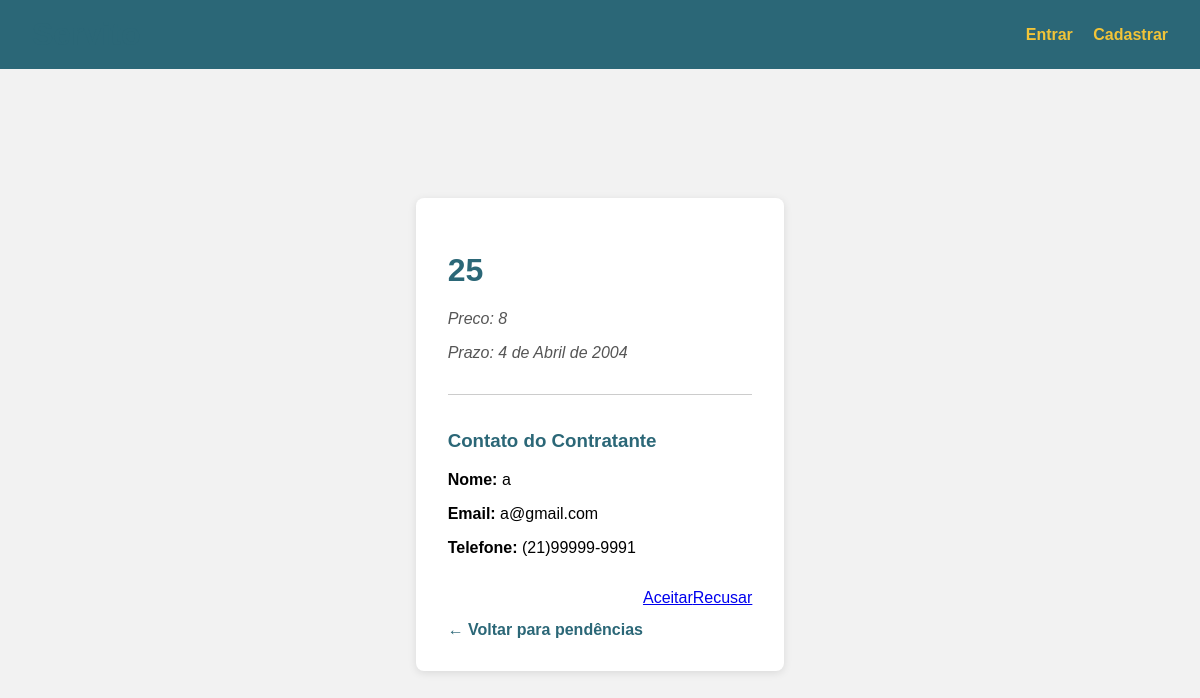
The page /pendente/25/ on the database its author committed.
### usuarios/models.py (models this page shows, shortened)
class Contratacao(models.Model):
    preco = models.IntegerField(verbose_name="Preço", null=True)
    prazo = models.DateField(null=True)
    descricao = models.CharField(max_length=1000, verbose_name="Descrição")
    aceito = models.BooleanField(null=False)
    pendente = models.BooleanField(null=True)
    finalizado = models.BooleanField()
    prestador = models.ForeignKey(Usuario, on_delete=models.DO_NOTHING, related_name='prestador')
    contratante = models.ForeignKey(Usuario, on_delete=models.DO_NOTHING, related_name='contratante')

class Cadastro(models.Model):
    nome = models.CharField(max_length=64)
    email = models.CharField(max_length=64, unique = True)
    senha = models.CharField(max_length=64)
    telefone = models.CharField(max_length=64, unique=True)
    documento = models.CharField(max_length=64, unique=True)
    endereco = models.CharField(max_length=64)
    cidade = models.CharField(max_length=64)
    data_cadastro = models.DateField()
    class Meta:
        abstract = True

class Usuario(Cadastro):
    data_nascimento = models.DateField()
    is_banned = models.BooleanField(default = False)

### usuarios/views_contratacao.py (the view)
# urls.py: path('pendente/<int:id>/', contratacao_controller.getPendenteById, name='pendente'),
    def getPendenteById(self, request, id):
        strategy = get_strategy()
        pendente = strategy.get_single(Contratacao, id)
        return render(request, 'pendente.html', {
            'pendente': pendente,
            'usuario_logado': 'email' in request.session,
            })

### usuarios/services.py (called while the page is built)
    def get_single(self, instance, id):
        return get_object_or_404(instance, pk=id)

### usuarios/views_contratacao.py (called while the page is built)
def get_strategy():
    return ApiStrategy() if settings.USE_API else DjangoStrategy()

### usuarios/templates/pendente.html (shortened to what this page needs)
{% load static %}
<!DOCTYPE html>
<html lang="pt-br">
<head>
    <link href="{% static 'css/anuncio_individual.css' %}" rel="stylesheet">
</head>
<body>
    {% include "header.html" %}
    <div class="container">
        <h1>{{ pendente.id }}</h1>
        <p class="tags">Preco: {{ pendente.preco }}</p>
        <p class="cidade">Prazo: {{ pendente.prazo }}</p>
        <div class="contato">
            <h3>Contato do Contratante</h3>
            <p><strong>Nome:</strong> {{ pendente.contratante.nome }}</p>
            <p><strong>Email:</strong> {{ pendente.contratante.email }}</p>
            <p><strong>Telefone:</strong> {{ pendente.contratante.telefone }}</p>
        </div>
        <div class ="botoes">
            <a class="voltar" href="{% url 'pendentes' %}">← Voltar para pendências</a>
            <a class="aceitar" href="{% url 'aceitar_contratacao' pendente.id %}">Aceitar</a>
            <a class="recusar" href="{% url 'recusar_contratacao' pendente.id %}">Recusar</a>
        </div>
    </div>
</body>
</html>

### usuarios/static/css/anuncio_individual.css (style rules this page uses)
body { font-family: Arial, sans-serif; background-color: #f2f2f2; padding: 2em; margin: 0; }
.container { max-width: 800px; margin: auto; background: white; padding: 2em; border-radius: 8px; box-shadow: 0 2px 8px rgba(0,0,0,0.1); }
h1 { color: #2b6777; }
.tags, .cidade { margin-bottom: 1em; font-style: italic; color: #555; }
.contato { margin-top: 2em; padding-top: 1em; border-top: 1px solid #ccc; }
.contato h3 { color: #2b6777; }
a.voltar { display: inline-block; margin-top: 2em; color: #2b6777; text-decoration: none; font-weight: bold; }
.botoes { display: flex; justify-content: space-between; margin-top: 2em; }

### usuarios/static/css/header.css (style rules this page uses)
html, body { margin: 0; padding: 0; font-family: Arial, sans-serif; height: 100%; display: flex; flex-direction: column; }

### rows shown on the page
Contratacao: id "25", preco "8", prazo "4 de Abril de 2004", contratante.nome "a", contratante.email "a@gmail.com", contratante.telefone "(21)99999-9991"
